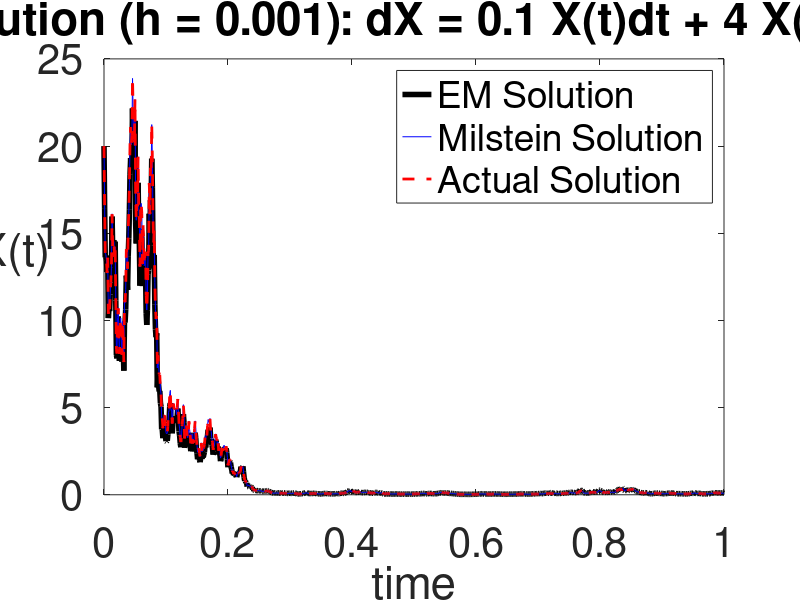

The MATLAB source for this figure:
%Milstein Scheme and EM
%solves SDEs using the Milstein Scheme
%   Author: Samuel Eure

T = 1;
h = 0.001;
x0 = 20;
mu = 0.1;
sigma = 4;

N = round(T/h);


mystery = abs(N*rand);
randn('state',mystery); %set the state of the randn
dW = zeros(1,N+1);
W  = zeros(1,N+1);
dW(2:N+1) = sqrt(h)*randn(1,(N));
W = cumsum(dW);
X = zeros(2,N+1);
X(1:2,1) = x0; 
for n = 1:(N)
    X(1,n+1) = X(1,n)*(1 + (mu)*h + sigma*(W(n+1)-W(n)));
    X(1,n+1) = X(1,n+1) + X(1,n)*0.5*sigma^2*((W(n+1)-W(n))^2-h);
    X(2,n+1) = X(2,n)*(1 + (mu)*h + sigma*(W(n+1)-W(n)));
end

x = 0:(T/N):(T);
t = 1:(N+1);
Actual = x0*exp((sigma*W(t)+x(t)*(mu-sigma^2/2)));
plot(x,X(2,:), 'black-', 'LineWidth',4)
hold on
plot(x,X(1,:),'b-',x,Actual,'r--', "LineWidth", 2) 
hold off
title('Milstein Solution (h = 0.001): dX = 0.1 X(t)dt + 4 X(t)dW_t, x_0 = 20')
xlabel('time', 'FontSize', 30)
ylabel('X(t)   ','FontSize',30,'Rotation',0)
set(gca,'fontsize',30)
legend('EM Solution','Milstein Solution','Actual Solution','Location','northeast')